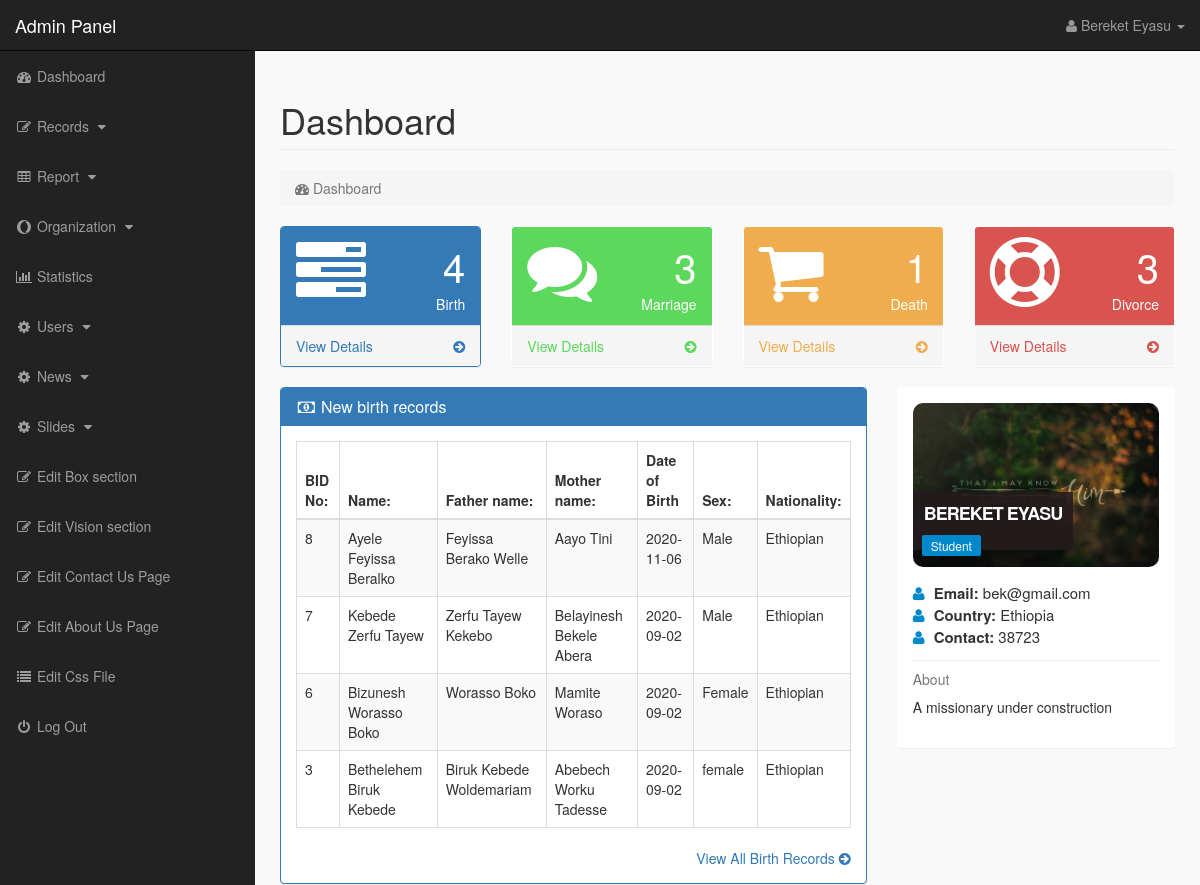
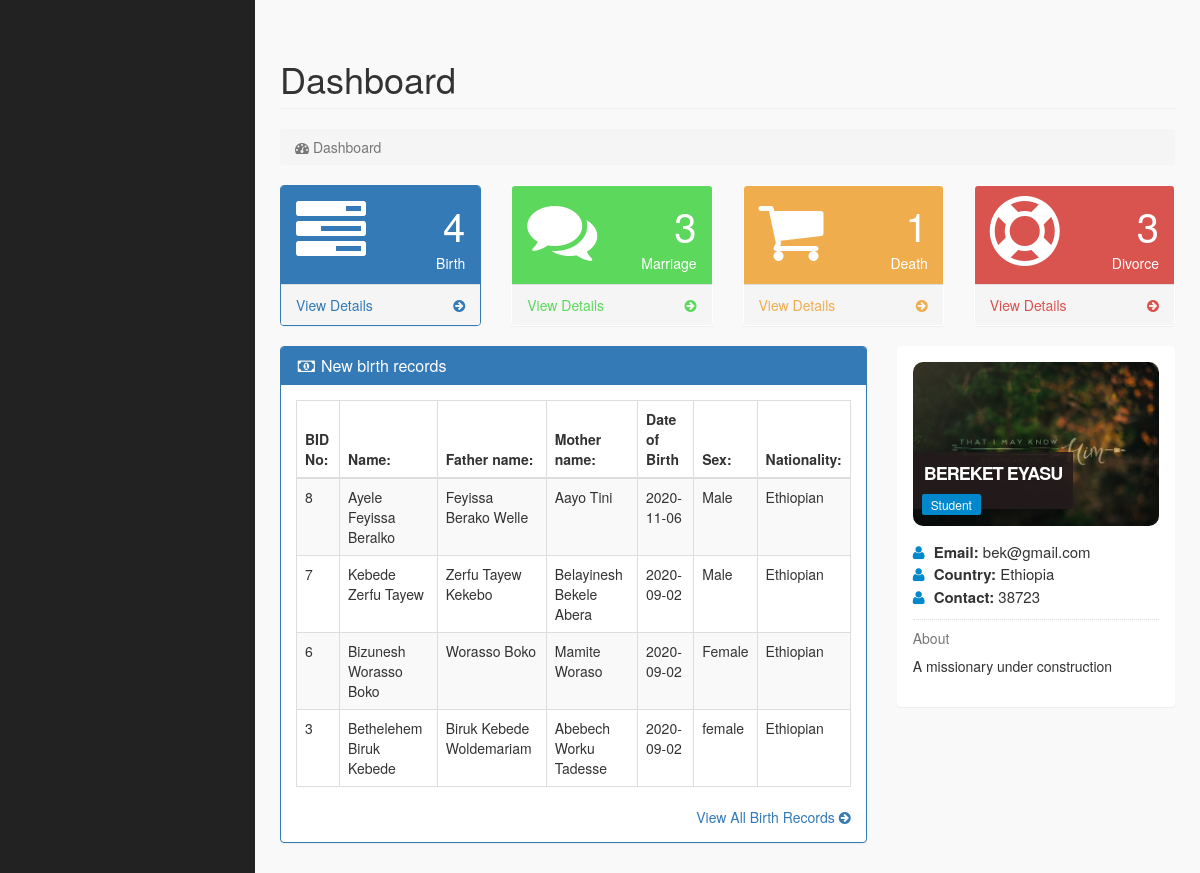
Page /admin_area/index.php?dashboard (signed in) on the committed database (2 pictures, top to bottom).
### tables this page shows
CREATE TABLE `birth_records` (
  `bid` int(10) NOT NULL,
  `name` varchar(255) NOT NULL,
  `father_name` varchar(255) NOT NULL,
  `grand_father_name` varchar(255) NOT NULL,
  `gender` varchar(10) NOT NULL,
  `date_of_birth` date NOT NULL,
  `place_of_birth` varchar(255) NOT NULL,
  `region` varchar(255) NOT NULL,
  `zone` varchar(255) NOT NULL,
  `woreda` varchar(255) NOT NULL,
  `nationality` varchar(255) NOT NULL,
  `mother_bid` int(10) NOT NULL,
  `father_bid` int(10) NOT NULL,
  `mother_full_name` varchar(255) NOT NULL,
  `mother_nationality` varchar(255) NOT NULL,
  `father_full_name` varchar(255) NOT NULL,
  `father_nationality` varchar(255) NOT NULL,
  `registrar_full_name` varchar(255) NOT NULL,
  `registrar_id` int(10) NOT NULL,
  `image` text NOT NULL
);

### admin_area/dashboard.php (the view, shortened to what this page needs)
<?php
if(!isset($_SESSION['admin_email'])){
echo "<script>window.open('login.php','_self')</script>";
}
else {
?>
<div class="row">
<div class="col-lg-12">
<h1 class="page-header">Dashboard</h1>
<ol class="breadcrumb">
<li class="active">
<i class="fa fa-dashboard"></i> Dashboard
</li>
</ol>
</div>
</div>
<div class="row">
<div class="col-lg-3 col-md-6">
<div class="panel panel-primary">
<div class="panel-heading">
<div class="row">
<div class="col-xs-3">
<i class="fa fa-tasks fa-5x"> </i>
</div>
<div class="col-xs-9 text-right">
<div class="huge"> <?php echo $count_birth_records; ?> </div>
<div>Birth</div>
</div>
</div>
</div>
<a href="index.php?view_birth_records&lang=eng">
<div class="panel-footer">
<span class="pull-left"> View Details </span>
<span class="pull-right"> <i class="fa fa-arrow-circle-right"></i> </span>
<div class="clearfix"></div>
</div>
</a>
</div>
</div>
<div class="col-lg-3 col-md-6">
<div class="panel panel-green">
<div class="panel-heading">
<div class="row">
<div class="col-xs-3">
<i class="fa fa-comments fa-5x"> </i>
</div>
<div class="col-xs-9 text-right">
<div class="huge"> <?php echo $count_marriage_records; ?> </div>
<div>Marriage</div>
</div>
</div>
</div>
<a href="index.php?view_marriage_records&lang=eng">
<div class="panel-footer">
<span class="pull-left"> View Details </span>
<span class="pull-right"> <i class="fa fa-arrow-circle-right"></i> </span>
<div class="clearfix"></div>
</div>
</a>
</div>
</div>
<div class="col-lg-3 col-md-6">
<div class="panel panel-yellow">
<div class="panel-heading">
<div class="row">
<div class="col-xs-3">
<i class="fa fa-shopping-cart fa-5x"> </i>
</div>
<div class="col-xs-9 text-right">
<div class="huge"> <?php echo $count_death_records; ?> </div>
<div>Death</div>
</div>
</div>
</div>
<a href="index.php?view_death_records&lang=eng">
<div class="panel-footer">
<span class="pull-left"> View Details </span>
<span class="pull-right"> <i class="fa fa-arrow-circle-right"></i> </span>
<div class="clearfix"></div>
</div>
</a>
</div>
</div>
<div class="col-lg-3 col-md-6">
<div class="panel panel-red">
<div class="panel-heading">
<div class="row">
<div class="col-xs-3">
<i class="fa fa-support fa-5x"> </i>
</div>
<div class="col-xs-9 text-right">
<div class="huge"> <?php echo $count_divorce_records ?> </div>
<div>Divorce</div>
</div>
</div>
</div>
<a href="index.php?view_divorce_records&lang=eng">
<div class="panel-footer">
<span class="pull-left"> View Details </span>
<span class="pull-right"> <i class="fa fa-arrow-circle-right"></i> </span>
<div class="clearfix"></div>
</div>
</a>
</div>
</div>
</div>
<div class="row" >
<div class="col-lg-8" >
<div class="panel panel-primary" >
<div class="panel-heading" >
<h3 class="panel-title" >
<i class="fa fa-money fa-fw" ></i> New birth records
</h3>
</div>
<div class="panel-body" >
<div class="table-responsive" >
<table class="table table-bordered table-hover table-striped" >
<thead>
<tr>
<th>BID No:</th>
<th>Name:</th>
<th>Father name:</th>
<th>Mother name:</th>
<th>Date of Birth</th>
<th>Sex:</th>
<th>Nationality:</th>
</tr>
</thead>
<tbody>
<?php
$get_birth_record = "select * from birth_records order by 1 DESC LIMIT 0,5";
$run_birth_record = mysqli_query($con,$get_birth_record);
while($row_birth_record=mysqli_fetch_array($run_birth_record)){
$bid = $row_birth_record['bid'];
$name = $row_birth_record['name'];
$fname= $row_birth_record['father_name'];
$gfname= $row_birth_record['grand_father_name'];
$dob=$row_birth_record['date_of_birth'];
$nationality= $row_birth_record['nationality'];
$f_name= $row_birth_record['father_full_name'];
$m_name= $row_birth_record['mother_full_name'];
$sex= $row_birth_record['gender'];
?>
<tr>
<td><?php echo $bid; ?></td>
<td>
<?php
echo $name.' '.$fname.' '.$gfname;
?>
</td>
<td><?php echo $f_name; ?></td>
<td><?php echo $m_name; ?></td>
<td><?php echo $dob; ?></td>
<td><?php echo $sex; ?></td>
<td><?php echo $nationality; ?></td>
</tr>
<?php } ?>
</tbody>
</table>
</div>
<div class="text-right" >
<a href="index.php?view_birth_records" >
View All Birth Records <i class="fa fa-arrow-circle-right" ></i>
</a>
</div>
</div>
</div>
</div>
<div class="col-md-4">
<div class="panel">
<div class="panel-body">
<div class="thumb-info mb-md">
<img src="admin_images/<?php echo $admin_image; ?>" class="rounded img-responsive">
<div class="thumb-info-title">
<span class="thumb-info-inner"> <?php echo $admin_name; ?> </span>
<span class="thumb-info-type"> <?php echo $admin_job; ?> </span>
</div>
</div>
<div class="mb-md">
<div class="widget-content-expanded">
<i class="fa fa-user"></i> <span>Email: </span> <?php echo $admin_email; ?>  <br>
<i class="fa fa-user"></i> <span>Country: </span> <?php echo $admin_country; ?>   <br>
<i class="fa fa-user"></i> <span>Contact: </span> <?php echo $admin_contact; ?>   <br>
</div>
<hr class="dotted short">
<h5 class="text-muted">About</h5>
<p>
<?php echo $admin_about; ?>
</p>
</div>
</div>
</div>
</div>
</div>
<?php } ?>

### admin_area/includes/sidebar.php (shortened to what this page needs)
<?php
if(!isset($_SESSION['admin_email'])){
echo "<script>window.open('login.php','_self')</script>";
}
else {
?>
<nav class="navbar navbar-inverse navbar-fixed-top" >
<div class="navbar-header" >
<a class="navbar-brand" href="index.php?dashboard" >Admin Panel</a>
</div>
<ul class="nav navbar-right top-nav" >
<li class="dropdown" >
<a href="#" class="dropdown-toggle" data-toggle="dropdown" >
<i class="fa fa-user" ></i>
<?php echo $admin_name; ?> <b class="caret" ></b>
</a>
</li>
</ul>
<div class="collapse navbar-collapse navbar-ex1-collapse">
<ul class="nav navbar-nav side-nav">
<li>
<a href="index.php?dashboard">
<i class="fa fa-fw fa-dashboard"></i> Dashboard
</a>
</li>
<li>
                    <a href="#" data-toggle="collapse" data-target="#records">
                        <i class="fa fa-fw fa-edit"></i> Records
                        <i class="fa fa-fw fa-caret-down"></i>
                    </a>
                </li>
                <li class="<?php if(isset($_GET['user_report'])||isset($_GET['reg_report'])){ echo "active"; } ?>">
                    <a href="#" data-toggle="collapse" data-target="#reports">
                        <i class="fa fa-fw fa-table"></i> Report
                        <i class="fa fa-fw fa-caret-down"></i>
                    </a>
                </li>
                <li class="<?php if(isset($_GET['user_report'])||isset($_GET['reg_report'])){ echo "active"; } ?>">
                    <a href="#" data-toggle="collapse" data-target="#org">
                        <i class="fa fa-fw fa-opera"></i> Organization
                        <i class="fa fa-fw fa-caret-down"></i>
                    </a>
                </li>
                <li>
                <li class="<?php if(isset($_GET['stat'])){ echo "active"; } ?>">
                    <a href="index.php?stat"><i class="fa fa-fw fa-bar-chart"></i> Statistics </a>
                </li>
                <li>
                    <a href="#" data-toggle="collapse" data-target="#users">
                        <i class="fa fa-fw fa-gear"></i> Users
                        <i class="fa fa-fw fa-caret-down"></i>
                    </a>
                </li>
                <li>
<a href="#" data-toggle="collapse" data-target="#news">
<i class="fa fa-fw fa-gear"></i> News
<i class="fa fa-fw fa-caret-down"></i>
</a>
</li>
                <li>
<a href="#" data-toggle="collapse" data-target="#slides">
<i class="fa fa-fw fa-gear"></i> Slides
<i class="fa fa-fw fa-caret-down"></i>
</a>
</li>
<li>
<a href="index.php?edit_box">
<i class="fa fa-fw fa-edit"></i> Edit Box  section
</a>
</li>
<li>
<a href="index.php?edit_vision_section">
<i class="fa fa-fw fa-edit"></i> Edit Vision  section
</a>
</li>
<li>
<a href="index.php?edit_contact_us">
<i class="fa fa-fw fa-edit"></i> Edit Contact Us Page
</a>
</li>
<li>
<a href="index.php?edit_about_us">
<i class="fa fa-fw fa-edit"></i> Edit About Us Page
</a>
</li>
<li>
<a href="index.php?edit_css">
<i class="fa fa-fw fa-list"></i> Edit Css File
</a>
</li>
<li>
<a href="logout.php">
<i class="fa fa-fw fa-power-off"></i> Log Out
</a>
</li>
</ul>
</div>
</nav>
<?php } ?>

### admin_area/css/style.css (style rules this page uses)
body { margin-top:100px; }
@media (min-width: 768px) { body { margin-top:50px; } }
.top-nav { padding:0 15px; }
.top-nav>li { display:inline-block; float:left; }
.top-nav>li>a { padding-top:15px; padding-bottom:15px; line-height:20px; color:#999; }
@media (min-width: 768px) { .side-nav { position:fixed; top:51px; width:255px; border-radius:0; overflow-y:auto; background-color: #222; bottom:0; overflow-x:hidden; padding-bottom:40px; } }
@media (min-width: 768px) { .side-nav>li>a { width:255px; } }
.huge { font-size:40px; line-height:normal; }
.panel-green > .panel-heading { color:#fff; background-color:#5cd85c; }
.panel-green > a { color:#5cd85c; }
.panel-red > .panel-heading { color:#fff; background-color:#d9534f; }
.panel-red > a { color:#d9534f; }
.panel-yellow > .panel-heading { color:#fff; background-color:#f0ad4e; }
.panel-yellow > a { color:#f0ad4e; }
.panel-body { border-radius:5px; }
.thumb-info { position: relative; }
.mb-md { margin-bottom: 15px !important; }
.rounded { border-radius:10px; }
hr { border:0; height: 1px; margin: 22px 0 22px 0; }
hr.dotted { height:0; border-bottom: 1px dotted #ddd; margin: 11px 0 11px 0; }
.thumb-info .thumb-info-title { background: rgba(36, 27, 28, 0.9); bottom:10%; color:#fff; font-size:18px; font-weight: 700; left: 0; letter-spacing: -1px; padding: 9px 11px 9px; position: absolute; text-transform: uppercase; z-index: 1; }
.thumb-info .thumb-info-inner { display:block; }
.thumb-info .thumb-info-type { background-color: #0088cc; border-radius: 2px; display: inline-block; float:left; font-size:12px; font-weight:400; letter-spacing:0; margin: 8px -2px -15px -2px; padding: 2px 9px; text-transform:none; }
.widget-content-expanded { font-size:15px; }
.widget-content-expanded span { font-weight:bold; }
.widget-content-expanded i { color:#0088cc; margin-right:5px; }

### rows in the picture
birth_records: bid "8", name "Ayele", father_name "Feyissa", grand_father_name "Beralko", father_full_name "Feyissa Berako Welle", mother_full_name "Aayo Tini", date_of_birth "2020-11-06", gender "Male", nationality "Ethiopian"
birth_records: bid "7", name "Kebede", father_name "Zerfu", grand_father_name "Tayew", father_full_name "Zerfu Tayew Kekebo", mother_full_name "Belayinesh Bekele Abera", date_of_birth "2020-09-02", gender "Male", nationality "Ethiopian"
birth_records: bid "6", name "Bizunesh", father_name "Worasso", grand_father_name "Boko", father_full_name "Worasso Boko", mother_full_name "Mamite Woraso", date_of_birth "2020-09-02", gender "Female", nationality "Ethiopian"
birth_records: bid "3", name "Bethelehem", father_name "Biruk", grand_father_name "Kebede", father_full_name "Biruk Kebede Woldemariam", mother_full_name "Abebech Worku Tadesse", date_of_birth "2020-09-02", gender "female", nationality "Ethiopian"

### other values in the picture
$admin_name "Bereket Eyasu"
$count_birth_records "4 4"
$count_marriage_records "3 3"
$count_death_records "1 1"
$count_divorce_records "3 3"
$admin_name "BEREKET EYASU BEREKET EYASU"
$admin_job "Student Student"
$admin_email "bek@gmail.com bek@gmail.com"
$admin_country "Ethiopia Ethiopia"
$admin_contact "38723 38723"
$admin_about "A missionary under construction A missionary under construction"
